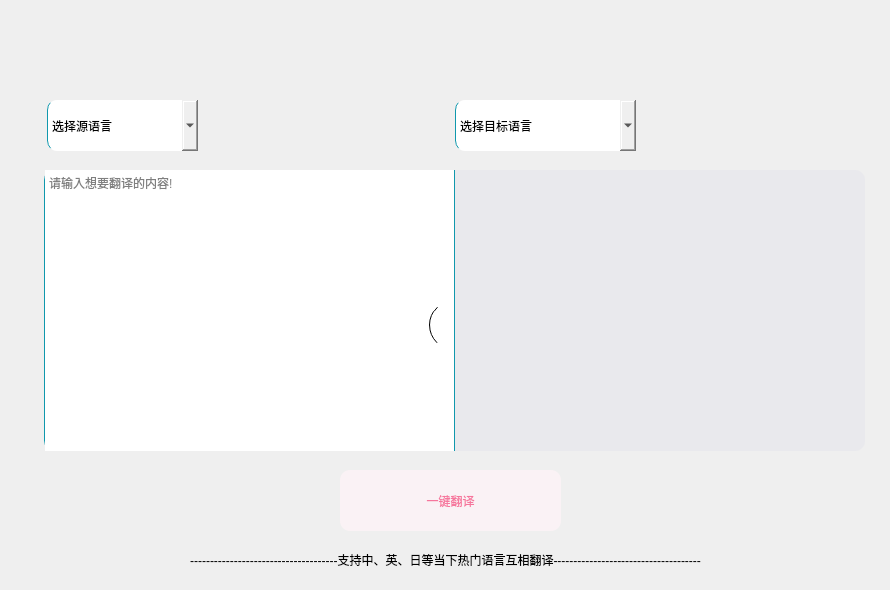
    <widget class="QWidget" name="page_0">
     <property name="styleSheet">
      <string notr="true">bordground:rgb(251,251,251)</string>
     </property>
     <widget class="QPushButton" name="pushButton_3">
      <property name="geometry">
       <rect>
        <x>429</x>
        <y>300</y>
        <width>50</width>
        <height>50</height>
       </rect>
      </property>
      <property name="styleSheet">
       <string notr="true">border-left:1px solid;
border-radius:25px;</string>
      </property>
      <property name="text">
       <string/>
      </property>
      <property name="icon">
       <iconset>
        <normaloff>C:/Users/29549/Pictures/UI_pic/交换.png</normaloff>C:/Users/29549/Pictures/UI_pic/交换.png</iconset>
      </property>
      <property name="iconSize">
       <size>
        <width>40</width>
        <height>40</height>
       </size>
      </property>
     </widget>
     <widget class="QComboBox" name="comboBox_3">
      <property name="geometry">
       <rect>
        <x>47</x>
        <y>100</y>
        <width>151</width>
        <height>51</height>
       </rect>
      </property>
      <property name="styleSheet">
       <string notr="true">border-left:1px solid;
border-color:#1098ad;
border-top-left-radius:10px;
border-bottom-left-radius:10px;
font: 75 15pt &quot;微软雅黑&quot;;</string>
      </property>
      <item>
       <property name="text">
        <string>选择源语言</string>
       </property>
      </item>
      <item>
       <property name="text">
        <string>中文</string>
       </property>
      </item>
      <item>
       <property name="text">
        <string>英语</string>
       </property>
      </item>
      <item>
       <property name="text">
        <string>日语</string>
       </property>
      </item>
     </widget>
     <widget class="QTextEdit" name="textEdit_2">
      <property name="geometry">
       <rect>
        <x>44</x>
        <y>170</y>
        <width>411</width>
        <height>281</height>
       </rect>
      </property>
      <property name="styleSheet">
       <string notr="true">border-left:1px solid;
border-color:#1098ad;
border-top-left-radius:10px;
border-bottom-left-radius:10px;
font: 16pt &quot;微软雅黑&quot;;</string>
      </property>
      <property name="placeholderText">
       <string>请输入想要翻译的内容!</string>
      </property>
     </widget>
     <widget class="QComboBox" name="comboBox_4">
      <property name="geometry">
       <rect>
        <x>455</x>
        <y>100</y>
        <width>181</width>
        <height>51</height>
       </rect>
      </property>
      <property name="styleSheet">
       <string notr="true">border-left:1px solid;
border-color:#1098ad;
border-top-left-radius:10px;
border-bottom-left-radius:10px;
font: 75 15pt &quot;微软雅黑&quot;;</string>
      </property>
      <item>
       <property name="text">
        <string>选择目标语言</string>
       </property>
      </item>
      <item>
       <property name="text">
        <string>中文</string>
       </property>
      </item>
      <item>
       <property name="text">
        <string>英语</string>
       </property>
      </item>
      <item>
       <property name="text">
        <string>日语</string>
       </property>
      </item>
     </widget>
     <widget class="QTextBrowser" name="textBrowser_5">
      <property name="geometry">
       <rect>
        <x>454</x>
        <y>170</y>
        <width>411</width>
        <height>281</height>
       </rect>
      </property>
      <property name="styleSheet">
       <string notr="true">border-left:1px solid;
border-color:#9b9b9b;
border-left-color:#1098ad;
border-top-right-radius:10px;
border-bottom-right-radius:10px;
background:#e9e9ed;
font: 16pt &quot;微软雅黑&quot;;</string>
      </property>
     </widget>
     <widget class="QToolButton" name="toolButton_18">
      <property name="geometry">
       <rect>
        <x>340</x>
        <y>470</y>
        <width>221</width>
        <height>61</height>
       </rect>
      </property>
      <property name="styleSheet">
       <string notr="true">background:#faf2f5;
color:#f6769d;
font: 25pt &quot;Agency FB&quot;;
border-radius:10px;</string>
      </property>
      <property name="text">
       <string>一键翻译</string>
      </property>
     </widget>
     <widget class="QLabel" name="label_38">
      <property name="geometry">
       <rect>
        <x>10</x>
        <y>540</y>
        <width>871</width>
        <height>41</height>
       </rect>
      </property>
      <property name="styleSheet">
       <string notr="true">font: 75 12pt &quot;微软雅黑&quot;;
border: 0px solid black;</string>
      </property>
      <property name="text">
       <string>&lt;html&gt;&lt;head/&gt;&lt;body&gt;&lt;p&gt;-------------------------------------支持&lt;span style=&quot; font-weight:400; color:#000000;&quot;&gt;中、英、日&lt;/span&gt;等当下热门语言互相翻译-------------------------------------&lt;/p&gt;&lt;/body&gt;&lt;/html&gt;</string>
      </property>
      <property name="alignment">
       <set>Qt::AlignCenter</set>
      </property>
     </widget>
     <zorder>textEdit_2</zorder>
     <zorder>textBrowser_5</zorder>
     <zorder>pushButton_3</zorder>
     <zorder>comboBox_3</zorder>
     <zorder>comboBox_4</zorder>
     <zorder>toolButton_18</zorder>
     <zorder>label_38</zorder>
    </widget>
